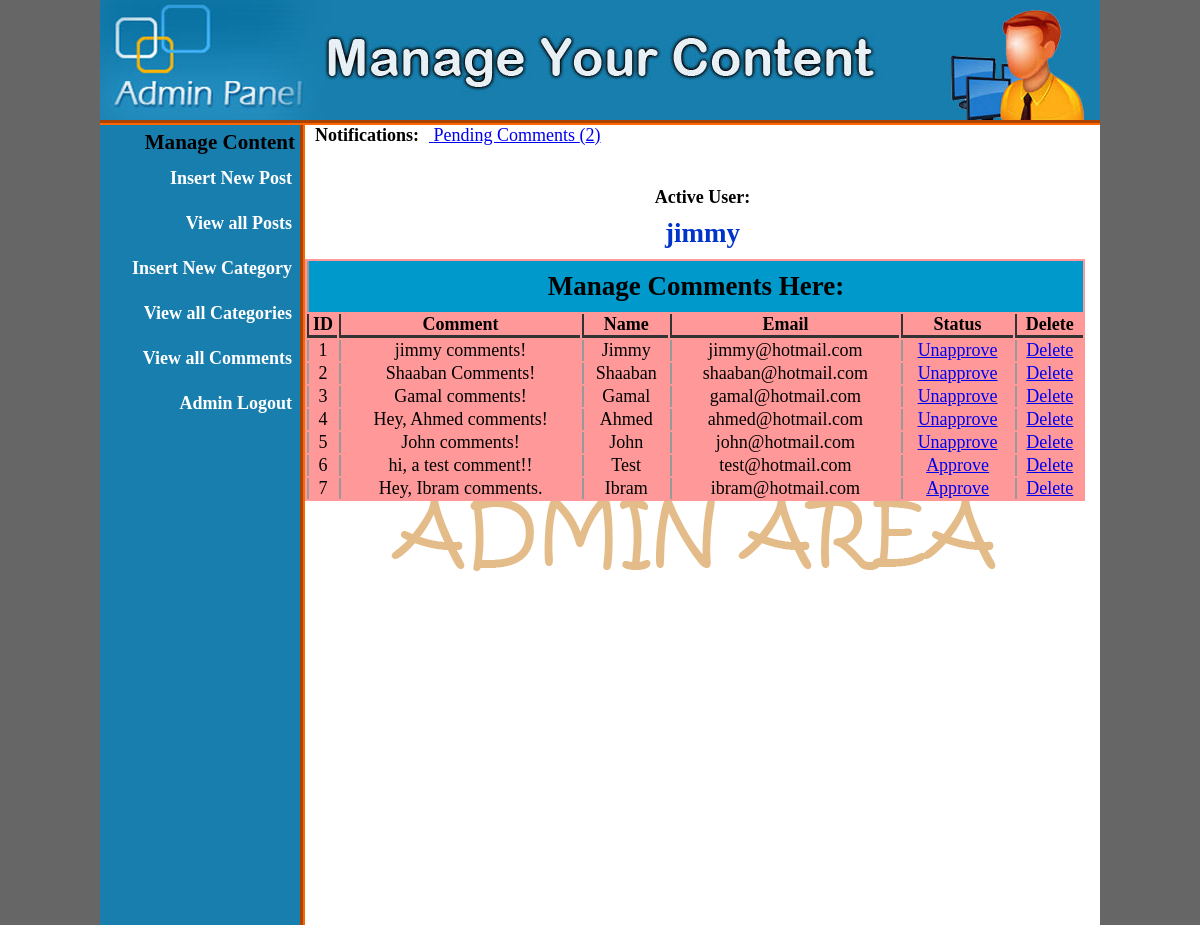
The page /admin/index.php?view_comments (signed in) on the database its author committed.
### tables this page shows
CREATE TABLE IF NOT EXISTS `comments` (
  `comment_id` int(10) NOT NULL AUTO_INCREMENT,
  `post_id` int(10) NOT NULL,
  `comment_name` varchar(100) NOT NULL,
  `comment_email` varchar(100) NOT NULL,
  `comment_text` text NOT NULL,
  `status` text NOT NULL,
  PRIMARY KEY (`comment_id`)
);

### admin/includes/view_comments.php (the view, shortened to what this page needs)
<?php
if(!isset($_SESSION['user_name'])){
	echo "<script>window.open('../login.php?not_authorize=You are not Authorize to access!','_self')</script>";
	}
else {
?>
<!DOCTYPE HTML>
<html>
<head>
</head>
<body>
<table align="center" bgcolor="#FF9999" width="780">
    <tr>
    	<td colspan="8" align="center" bgcolor="#0099CC"><h2>Manage Comments Here:</h2></td>
    </tr>
	<tr>
    	<th>ID</th>
        <th>Comment</th>
        <th>Name</th>
        <th>Email</th>
        <th>Status</th>
        <th>Delete</th>
    </tr>
<?php
	include("includes/database.php");
	$get_comments = "select * from comments";
	$run_comments = mysqli_query($con,$get_comments);
	$i=1;
	while ($row_comments = mysqli_fetch_array($run_comments)){
		$comment_id = $row_comments['comment_id'];
		$comment_name = $row_comments['comment_name'];
		$comment_email = $row_comments['comment_email'];
		$comment_text = $row_comments['comment_text'];
		$status = $row_comments['status'];
?>
	<tr align="center">
    	<td><?php echo $i++; ?></td>
        <td><?php echo $comment_text; ?></td>
        <td><?php echo $comment_name; ?></td>
        <td><?php echo $comment_email; ?></td>
       <td>
           <?php
		   if($status=='approve')
		   {
			   echo "<a href='index.php?unapprove=$comment_id'>Unapprove</a>";
			}
		   else {
			   echo "<a href='index.php?approve=$comment_id'>Approve</a>";
			}
           ?>
       </td>
       <td><a href="index.php?del_comment=<?php echo $comment_id; ?>">Delete</a></td>
    </tr>
<?php } ?>
</table>
</body>
</html>
<?php } ?>

### admin/style.css (style rules this page uses)
html, body, div, span, applet, object, iframe, h1, h2, h3, h4, h5, h6, p, blockquote, pre, a, abbr, acronym, address, big, cite, code, del, dfn, em, img, ins, kbd, q, s, samp, small, strike, strong, sub, sup, tt, var, b, u, i, center, dl, dt, dd, ol, ul, li, fieldset, form, label, legend, table, caption, tbody, tfoot, thead, tr, th, td, article, aside, canvas, details, embed, figure, figcaption, footer, header, hgroup, menu, nav, output, ruby, section, summary, time, mark, audio, video { margin: 0; padding: 0; border: 0; vertical-align: baseline; }
body { background:#666; }

### admin/includes/view_comments.php (style rules this page uses)
th,td,tr,table { padding:0; margin:0; }
th { border-left:2px solid #333; border-bottom:3px solid #333; }
td { border-left:2px solid #999; }
h2 { padding:10px; }

### rows shown on the page
comments: comment_text "jimmy comments!", comment_name "Jimmy", comment_email "jimmy@hotmail.com"
comments: comment_text "Shaaban Comments!", comment_name "Shaaban", comment_email "shaaban@hotmail.com"
comments: comment_text "Gamal comments!", comment_name "Gamal", comment_email "gamal@hotmail.com"
comments: comment_text "Hey, Ahmed comments!", comment_name "Ahmed", comment_email "ahmed@hotmail.com"
comments: comment_text "John comments!", comment_name "John", comment_email "john@hotmail.com"
comments: comment_text "hi, a test comment!!", comment_name "Test", comment_email "test@hotmail.com"
comments: comment_text "Hey, Ibram comments.", comment_name "Ibram", comment_email "ibram@hotmail.com"

### other values the page prints
$count "2"
$_SESSION['user_name'] "jimmy"
